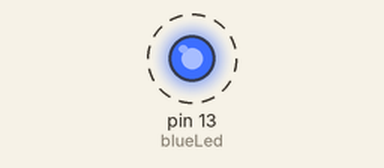
A sketch run on a simulated Arduino Uno, built with avr-gcc and run on an emulated ATmega328P. Shown: output pins drawn as LEDs (lit = HIGH). Dashed ring = blinking.

Above: at 0.5 s.
Timing chart, 0 to 4.6 s (numbered marks = the images above):
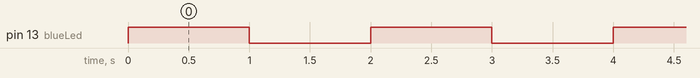

The sketch:

Ejercicio1.ino
```cpp
//EJERCICIO 1 - ENCENDER Y APAGAR UN LED
//CURSO DE INICIACIÓN DE ARDUINO - ALBERTO QUESADA PABLOS

//Definición del pin del LED
const int blueLed = 13;

// La función setup() se ejecuta 1 vez cuando se presiona el botón de reset o de alimentación de la placa
void setup()
{
  // Inicializar el pin digital del LED como salida (OUTPUT)
  pinMode(blueLed, OUTPUT);
}

// La función loop() se ejecuta una y otra vez infinitamente
void loop()
{
  digitalWrite(blueLed, HIGH);   // Se enciende el LED azul (HIGH es voltaje alto)
  delay(1000);                   // Espera 1000ms (1 segundo)
  digitalWrite(blueLed, LOW);    // Se apaga el LED azul (LOW es voltaje bajo)
  delay(1000);                   // Espera 1000ms (1 segundo)
}
```

Measured:
- by itself, pin 13 (blueLed): alternates HIGH for 1.0 s and LOW for 1.0 s
